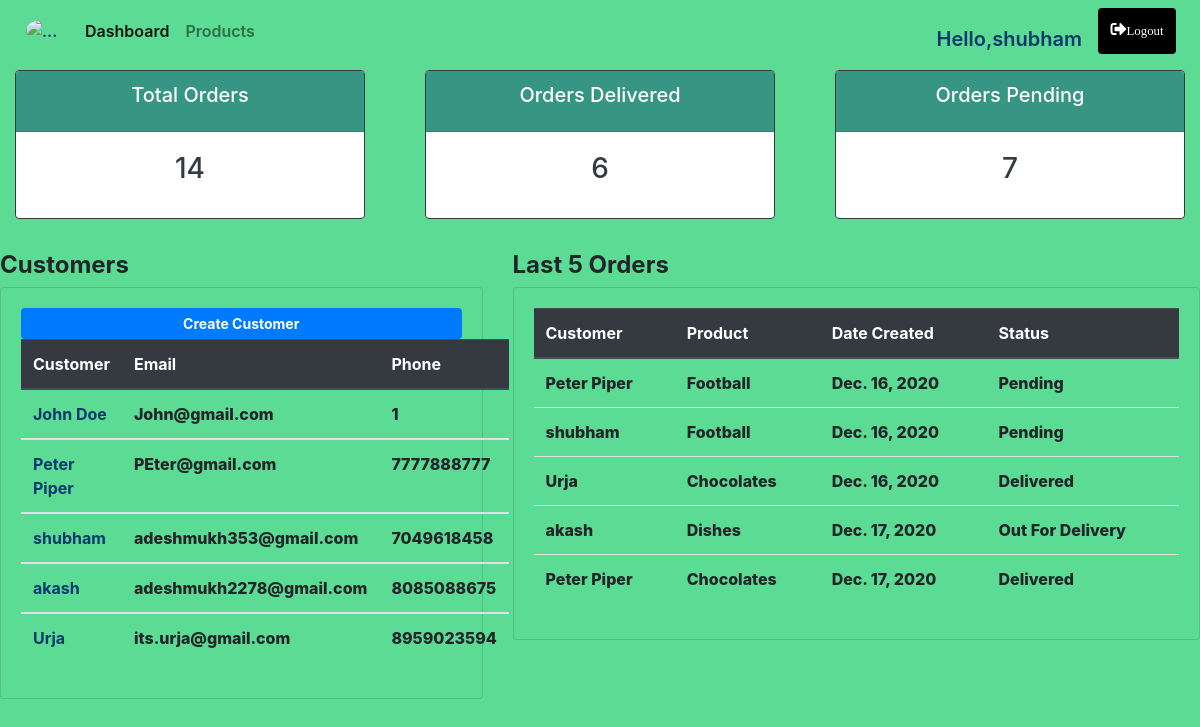
The app's page / (signed in), older data.
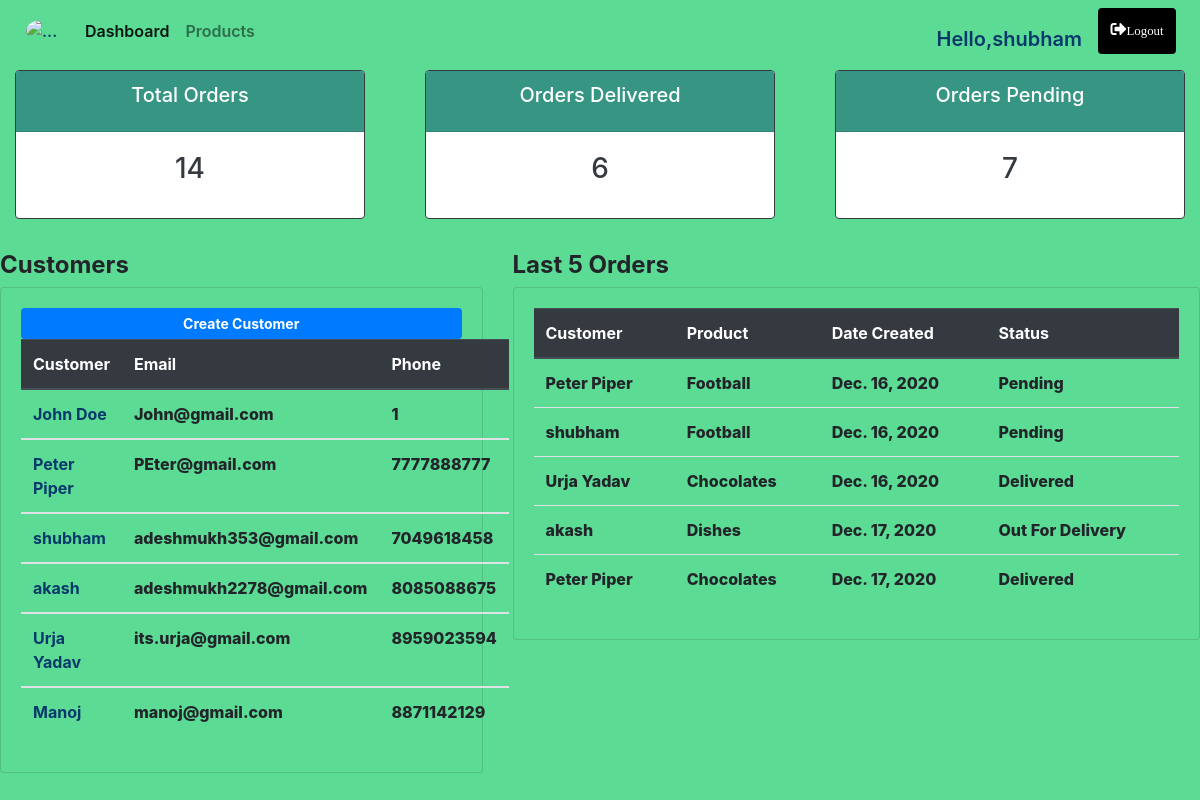
The same page, newer data.
### accounts/models.py (models this page shows, shortened)
class Customer(models.Model):
    user = models.OneToOneField(User , null= True ,on_delete=models.CASCADE)
    name = models.CharField(max_length=30, null= True)
    phone = models.IntegerField(null= True)
    email = models.EmailField(null= True)
    profile_pic = models.ImageField(default='degfault.jpg',null= True, blank= True)
    date_created = models.DateTimeField(auto_now_add= True)

class Order(models.Model):
    STATUS = (
        ('Pending', 'Pending'),
        ('Out For Delivery', 'Out For Delivery'),
        ('Delivered', 'Delivered'),
     )
    customer = models.ForeignKey(Customer,null=True,on_delete = models.SET_NULL)
    product = models.ForeignKey(Product,null=True, on_delete = models.SET_NULL)
    date_created = models.DateTimeField(auto_now_add=True)
    status = models.CharField(max_length=50,choices=STATUS,null=True)
    note = models.CharField(max_length=50,null=True)

class Product(models.Model):
    CATEGORY = (
        ('Indoor','Indoor'),
        ('Outdoor','Outoor'),
    )
    name = models.CharField(max_length=30)
    price = models.FloatField()
    category = models.CharField(max_length=50,choices=CATEGORY)
    description = models.TextField()
    date_created = models.DateTimeField(auto_now_add=True)
    tag = models.ManyToManyField(Tag)

### accounts/decorators.py (the view)
    def wrapper_function(request, *args, **kwargs):
        group = None
        print(request.user.groups.all()[0].name)
        if request.user.groups.exists():
            group = request.user.groups.all()[0].name
        if group == 'customer':
            return redirect('user-page')
        if group == 'admin':
            return view_func(request, *args, **kwargs)

### accounts/views.py (called while the page is built)
@login_required(login_url='login')
@admin_only
def home(request):
    order=Order.objects.all().order_by('id')
    orders = order[:5]
    ordDel=Order.objects.filter(status="Delivered")
    ordPen = Order.objects.filter(status='Pending')
    customers = Customer.objects.all()
    context={'orders':orders,'customers':customers,'order':order,'ordDel':ordDel,'ordPen':ordPen}
    return render(request,'accounts/dashboard.html',context)

### accounts/templates/accounts/dashboard.html (shortened to what this page needs)
{% extends 'accounts/main.html' %}
{% block body %}
{% include 'accounts/status.html' %}
<div class="row my-3">
  <div class="col-md-5 ">
    <h4 class="font-weight-bold ">Customers</h4>
      <div class="card card-body " style="background-color:#5CDB95;">
      <a class="btn btn-primary btn-block btn-sm font-weight-bold" >Create Customer</a>
      <table class="table">
      <thead class="thead-dark">
        <tr>
          <th scope="col">Customer</th>
          <th scope="col">Email</th>
          <th scope="col">Phone</th>
        </tr>
      </thead>
      {% for i in customers %}
      <tbody style="font-weight:800;">
        <tr>
          <th scope="row" ><a style="color:#05386B;" href="{% url 'customer' i.id %}">{{i.name}}</a></th>
          <td>{{i.email}}</td>
          <td>{{i.phone}}</td>
        </tr>
      </tbody>
      {% endfor %}
    </table>
      </div>
  </div>
  <div class="col-md-7 ">
    <h4 class="font-weight-bold "> Last 5 Orders</h4>
      <div class="card card-body " style="background-color:#5CDB95;">
      <table class="table">
      <thead class="thead-dark">
        <tr>
          <th scope="col">Customer</th>
          <th scope="col">Product</th>
          <th scope="col">Date Created</th>
          <th scope="col">Status</th>
        </tr>
      </thead>
      <tbody style="font-weight:800;">
        {% for i in orders %}
        <tr>
            <td>{{i.customer.name}}</td>
            <td>{{i.product.name}}</td>
            <td>{{i.date_created.date}}</td>
            <td>{{i.status}}</td>
        </tr>
        {% endfor %}
      </tbody>
    </table>
      </div>
  </div>
</div>
{% endblock body %}

### accounts/templates/accounts/main.html (shortened to what this page needs)
<!doctype html>
<html lang="en">
  <head>
    <link rel="stylesheet" href="https://cdnjs.cloudflare.com/ajax/libs/font-awesome/5.15.1/css/all.min.css" />
    <link rel="stylesheet" href="https://cdn.jsdelivr.net/npm/bootstrap@4.5.3/dist/css/bootstrap.min.css">
    {% load static %}
    <link rel="stylesheet" type="text/css" href="{%  static 'css/main.css' %}">
  </head >
  <body style="background-color:#5CDB95">
    <nav class="navbar navbar-expand-lg navbar-light py-2 mb-2" style="color:#05386B;font-weight:600;">
  <img src="{% static 'images/logo.jpg' %}" alt="...">
  <div class="collapse navbar-collapse d-flex justify-content-between " id="navbarNavAltMarkup">
    <div class="navbar-nav">
      {% if request.user.is_staff %}
      <a class="nav-link active" href="{% url 'home' %}">Dashboard <span class="sr-only">(current)</span></a>
      <a class="nav-link" href="{% url 'product' %}">Products</a>
      {% else %}
      <a class="nav-link active" href="{% url 'account' %}">Settings</a>
      {% endif %}
    </div>
    <div class="log">
      <div class="navbar-nav">
        {% if request.user.is_authenticated %}
        <span class="mt-3 mr-2" style="font-size:20px;">Hello,{{request.user}}</span>
        <a class="nav-link btn mx-2" style=" background-color: black;color:white;" href="{% url 'logout' %}"><i class="fas fa-sign-out-alt" style="width:60px;"><small>Logout</small></i></a>
        {% else %}
        <a class="nav-link btn mx-1 " style=" background-color: black;color:white;" href="{% url 'login' %}"><i class="fas fa-sign-in-alt" style="width:60px;"><small> Login</small></i></a>
        {% endif %}
      </div>
    </div>
  </div>
</nav>
{% block body %}
{% endblock body %}
  </body>
</html>

### accounts/templates/accounts/status.html
<div class="row">
  <div class="col">
    <div class="col-md">
      <div class="card text-center text-white mb-3 border-dark" id="total-orders">
        <div class="card-header" style="background-color:#379683">
          <h5 class="card-title">Total Orders</h5>
        </div>
        <div class="card-body">
        <h3 class="card-title text-dark">{{order.count}}</h3>
        </div>
      </div>
    </div>
  </div>
  <div class="col">
    <div class="col-md">
      <div class="card text-center text-white mb-3 border-dark" id="orders-delivered">
        <div class="card-header" style="background-color:#379683">
          <h5 class="card-title">Orders Delivered</h5>
        </div>
        <div class="card-body">
        <h3 class="card-title text-dark">{{ordDel.count}}</h3>
        </div>
      </div>
    </div>
  </div>
  <div class="col">
    <div class="col-md">
      <div class="card text-center text-white mb-3 border-dark" id="orders-pending">
        <div class="card-header " style="background-color:#379683">
          <h5 class="card-title">Orders Pending</h5>
        </div>
        <div class="card-body">
        <h3 class="card-title text-dark">{{ordPen.count}}</h3>
        </div>
      </div>
    </div>
  </div>
</div>

### accounts/static/css/main.css (style rules this page uses)
img { width: 41px; border-radius: 50%; margin: 0 10px; }

Row changes from the older to the newer data that the page shows:
changed Customer "its.urja@gmail.com": name "Urja" → "Urja Yadav"
added Customer: name "Manoj", email "manoj@gmail.com", phone "8871142129"
changed through a linked row, Order: customer.name "Urja" → "Urja Yadav"
